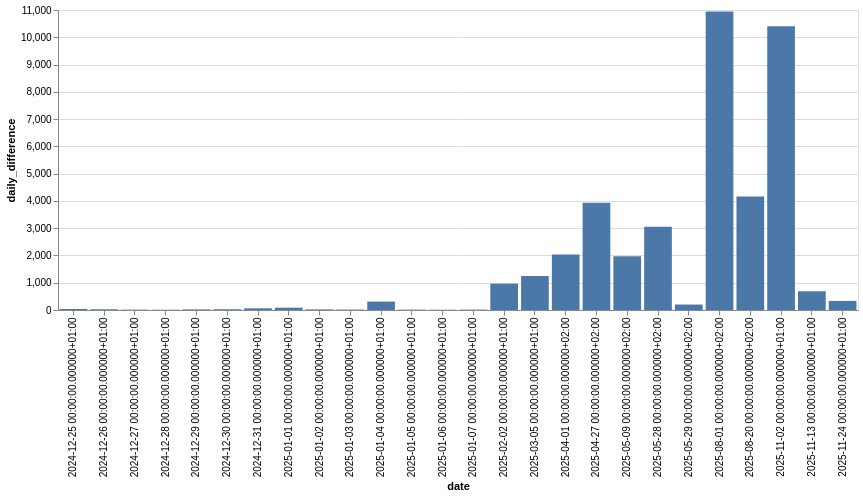

The cell this chart's notebook holds for it:
### Code cell
segment("Zweite hup u ZOO")

### Figure 1 — Vega-Lite specification as saved in the notebook (floating-point values rounded to 4 significant figures)
{"config": {"view": {"continuousWidth": 300, "continuousHeight": 300}}, "data": {"name": "data-5a816d5064a66f2a042f8545aa191e62"}, "mark": {"type": "bar"}, "encoding": {"x": {"field": "date", "type": "ordinal"}, "y": {"field": "daily_difference", "type": "quantitative"}}, "width": 800, "$schema": "https://vega.github.io/schema/vega-lite/v5.8.0.json", "datasets": {"data-5a816d5064a66f2a042f8545aa191e62": [{"date": "2024-12-25 00:00:00.000000+01:00", "effort_count": 233387, "daily_difference": 37}, {"date": "2024-12-26 00:00:00.000000+01:00", "effort_count": 233414, "daily_difference": 27}, {"date": "2024-12-27 00:00:00.000000+01:00", "effort_count": 233427, "daily_difference": 13}, {"date": "2024-12-28 00:00:00.000000+01:00", "effort_count": 233437, "daily_difference": 10}, {"date": "2024-12-29 00:00:00.000000+01:00", "effort_count": 233460, "daily_difference": 23}, {"date": "2024-12-30 00:00:00.000000+01:00", "effort_count": 233488, "daily_difference": 28}, {"date": "2024-12-31 00:00:00.000000+01:00", "effort_count": 233550, "daily_difference": 62}, {"date": "2025-01-01 00:00:00.000000+01:00", "effort_count": 233635, "daily_difference": 85}, {"date": "2025-01-02 00:00:00.000000+01:00", "effort_count": 233658, "daily_difference": 23}, {"date": "2025-01-03 00:00:00.000000+01:00", "effort_count": 233674, "daily_difference": 16}, {"date": "2025-01-04 00:00:00.000000+01:00", "effort_count": 233983, "daily_difference": 309}, {"date": "2025-01-05 00:00:00.000000+01:00", "effort_count": 233996, "daily_difference": 13}, {"date": "2025-01-06 00:00:00.000000+01:00", "effort_count": 234006, "daily_difference": 10}, {"date": "2025-01-07 00:00:00.000000+01:00", "effort_count": 234020, "daily_difference": 14}, {"date": "2025-02-02 00:00:00.000000+01:00", "effort_count": 234986, "daily_difference": 966}, {"date": "2025-03-05 00:00:00.000000+01:00", "effort_count": 236232, "daily_difference": 1246}, {"date": "2025-04-01 00:00:00.000000+02:00", "effort_count": 238267, "daily_difference": 2035}, {"date": "2025-04-27 00:00:00.000000+02:00", "effort_count": 242201, "daily_difference": 3934}, {"date": "2025-05-09 00:00:00.000000+02:00", "effort_count": 244168, "daily_difference": 1967}, {"date": "2025-05-28 00:00:00.000000+02:00", "effort_count": 247218, "daily_difference": 3050}, {"date": "2025-05-29 00:00:00.000000+02:00", "effort_count": 247418, "daily_difference": 200}, {"date": "2025-08-01 00:00:00.000000+02:00", "effort_count": 258361, "daily_difference": 10943}, {"date": "2025-08-20 00:00:00.000000+02:00", "effort_count": 262525, "daily_difference": 4164}, {"date": "2025-11-02 00:00:00.000000+01:00", "effort_count": 272926, "daily_difference": 10401}, {"date": "2025-11-13 00:00:00.000000+01:00", "effort_count": 273613, "daily_difference": 687}, {"date": "2025-11-24 00:00:00.000000+01:00", "effort_count": 273946, "daily_difference": 333}]}}
